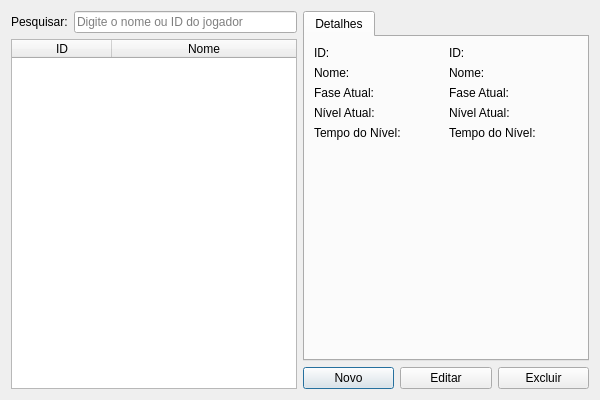
<?xml version="1.0" encoding="UTF-8"?>
<ui version="4.0">
 <class>PlayerKarteaConfigListView</class>
 <widget class="QDialog" name="PlayerKarteaConfigListView">
  <property name="geometry">
   <rect>
    <x>0</x>
    <y>0</y>
    <width>600</width>
    <height>400</height>
   </rect>
  </property>
  <property name="windowTitle">
   <string>Plataforma T-TEA - Configurações KarTEA</string>
  </property>
  <property name="windowIcon">
   <iconset resource="../../../../resources/resources.qrc">
    <normaloff>:/icons/system/appicon</normaloff>:/icons/system/appicon</iconset>
  </property>
  <property name="modal">
   <bool>true</bool>
  </property>
  <layout class="QHBoxLayout" name="mainLayout">
   <item>
    <layout class="QVBoxLayout" name="lay_left">
     <item>
      <layout class="QHBoxLayout" name="lay_search">
       <item>
        <widget class="QLabel" name="lbl_search">
         <property name="text">
          <string>Pesquisar:</string>
         </property>
        </widget>
       </item>
       <item>
        <widget class="QLineEdit" name="led_search">
         <property name="placeholderText">
          <string>Digite o nome ou ID do jogador</string>
         </property>
        </widget>
       </item>
      </layout>
     </item>
     <item>
      <widget class="QTableWidget" name="tbl_config">
       <property name="editTriggers">
        <set>QAbstractItemView::EditTrigger::NoEditTriggers</set>
       </property>
       <property name="alternatingRowColors">
        <bool>true</bool>
       </property>
       <property name="selectionMode">
        <enum>QAbstractItemView::SelectionMode::SingleSelection</enum>
       </property>
       <property name="selectionBehavior">
        <enum>QAbstractItemView::SelectionBehavior::SelectRows</enum>
       </property>
       <property name="sortingEnabled">
        <bool>true</bool>
       </property>
       <property name="columnCount">
        <number>2</number>
       </property>
       <attribute name="horizontalHeaderStretchLastSection">
        <bool>true</bool>
       </attribute>
       <column>
        <property name="text">
         <string>ID</string>
        </property>
       </column>
       <column>
        <property name="text">
         <string>Nome</string>
        </property>
       </column>
      </widget>
     </item>
    </layout>
   </item>
   <item>
    <layout class="QVBoxLayout" name="lay_right">
     <item>
      <widget class="QTabWidget" name="tab_config">
       <property name="currentIndex">
        <number>0</number>
       </property>
       <widget class="QWidget" name="lay_details">
        <attribute name="title">
         <string>Detalhes</string>
        </attribute>
        <layout class="QVBoxLayout" name="detailsLayout">
         <item>
          <layout class="QGridLayout" name="grd_detail">
           <item row="0" column="0">
            <widget class="QLabel" name="lbl_id">
             <property name="text">
              <string>ID:</string>
             </property>
            </widget>
           </item>
           <item row="0" column="1">
            <widget class="QLabel" name="lbl_id_value">
             <property name="text">
              <string>ID: </string>
             </property>
            </widget>
           </item>
           <item row="1" column="0">
            <widget class="QLabel" name="lbl_name">
             <property name="text">
              <string>Nome:</string>
             </property>
            </widget>
           </item>
           <item row="1" column="1">
            <widget class="QLabel" name="lbl_name_value">
             <property name="text">
              <string>Nome: </string>
             </property>
            </widget>
           </item>
           <item row="2" column="0">
            <widget class="QLabel" name="lbl_phase">
             <property name="text">
              <string>Fase Atual:</string>
             </property>
            </widget>
           </item>
           <item row="2" column="1">
            <widget class="QLabel" name="lbl_phase_value">
             <property name="text">
              <string>Fase Atual: </string>
             </property>
            </widget>
           </item>
           <item row="3" column="0">
            <widget class="QLabel" name="lbl_level">
             <property name="text">
              <string>Nível Atual:</string>
             </property>
            </widget>
           </item>
           <item row="3" column="1">
            <widget class="QLabel" name="lbl_level_value">
             <property name="text">
              <string>Nível Atual: </string>
             </property>
            </widget>
           </item>
           <item row="4" column="0">
            <widget class="QLabel" name="lbl_time">
             <property name="text">
              <string>Tempo do Nível:</string>
             </property>
            </widget>
           </item>
           <item row="4" column="1">
            <widget class="QLabel" name="lbl_time_value">
             <property name="text">
              <string>Tempo do Nível: </string>
             </property>
            </widget>
           </item>
          </layout>
         </item>
         <item>
          <spacer name="sp_detail">
           <property name="orientation">
            <enum>Qt::Orientation::Vertical</enum>
           </property>
           <property name="sizeHint" stdset="0">
            <size>
             <width>20</width>
             <height>40</height>
            </size>
           </property>
          </spacer>
         </item>
        </layout>
       </widget>
      </widget>
     </item>
     <item>
      <layout class="QHBoxLayout" name="lay_buttons">
       <item>
        <widget class="QPushButton" name="pb_new">
         <property name="toolTip">
          <string>Criar um novo registro</string>
         </property>
         <property name="text">
          <string>Novo</string>
         </property>
         <property name="icon">
          <iconset resource="../../../../resources/resources.qrc">
           <normaloff>:/icons/ui/buttons/newicon</normaloff>:/icons/ui/buttons/newicon</iconset>
         </property>
        </widget>
       </item>
       <item>
        <widget class="QPushButton" name="pb_edit">
         <property name="toolTip">
          <string>Editar o registro selecionado</string>
         </property>
         <property name="text">
          <string>Editar</string>
         </property>
         <property name="icon">
          <iconset resource="../../../../resources/resources.qrc">
           <normaloff>:/icons/ui/buttons/editicon</normaloff>:/icons/ui/buttons/editicon</iconset>
         </property>
        </widget>
       </item>
       <item>
        <widget class="QPushButton" name="pb_delete">
         <property name="toolTip">
          <string>Excluir o registro selecionado</string>
         </property>
         <property name="text">
          <string>Excluir</string>
         </property>
         <property name="icon">
          <iconset resource="../../../../resources/resources.qrc">
           <normaloff>:/icons/ui/buttons/trashicon</normaloff>:/icons/ui/buttons/trashicon</iconset>
         </property>
        </widget>
       </item>
      </layout>
     </item>
    </layout>
   </item>
  </layout>
 </widget>
 <resources>
  <include location="../../../../resources/resources.qrc"/>
 </resources>
 <connections/>
</ui>
